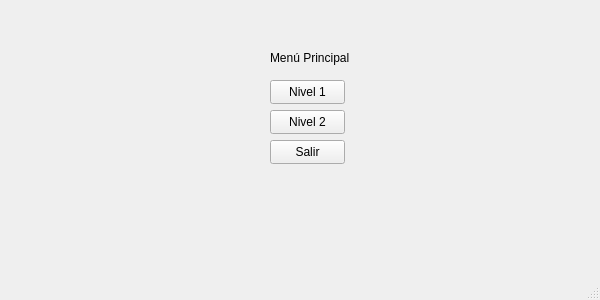
<?xml version="1.0" encoding="UTF-8"?>
<ui version="4.0">
 <class>Menu</class>
 <widget class="QMainWindow" name="Menu">
  <property name="geometry">
   <rect>
    <x>0</x>
    <y>0</y>
    <width>600</width>
    <height>300</height>
   </rect>
  </property>
  <property name="windowTitle">
   <string>MainWindow</string>
  </property>
  <widget class="QWidget" name="centralwidget">
   <widget class="QPushButton" name="btnN1">
    <property name="geometry">
     <rect>
      <x>270</x>
      <y>80</y>
      <width>75</width>
      <height>24</height>
     </rect>
    </property>
    <property name="text">
     <string>Nivel 1</string>
    </property>
   </widget>
   <widget class="QPushButton" name="btnN2">
    <property name="geometry">
     <rect>
      <x>270</x>
      <y>110</y>
      <width>75</width>
      <height>24</height>
     </rect>
    </property>
    <property name="text">
     <string>Nivel 2</string>
    </property>
   </widget>
   <widget class="QPushButton" name="btnSalir">
    <property name="geometry">
     <rect>
      <x>270</x>
      <y>140</y>
      <width>75</width>
      <height>24</height>
     </rect>
    </property>
    <property name="text">
     <string>Salir</string>
    </property>
   </widget>
   <widget class="QLabel" name="label">
    <property name="geometry">
     <rect>
      <x>270</x>
      <y>50</y>
      <width>91</width>
      <height>16</height>
     </rect>
    </property>
    <property name="text">
     <string>Menú Principal</string>
    </property>
   </widget>
  </widget>
  <widget class="QMenuBar" name="menubar">
   <property name="geometry">
    <rect>
     <x>0</x>
     <y>0</y>
     <width>600</width>
     <height>22</height>
    </rect>
   </property>
  </widget>
  <widget class="QStatusBar" name="statusbar"/>
 </widget>
 <resources/>
 <connections/>
</ui>
